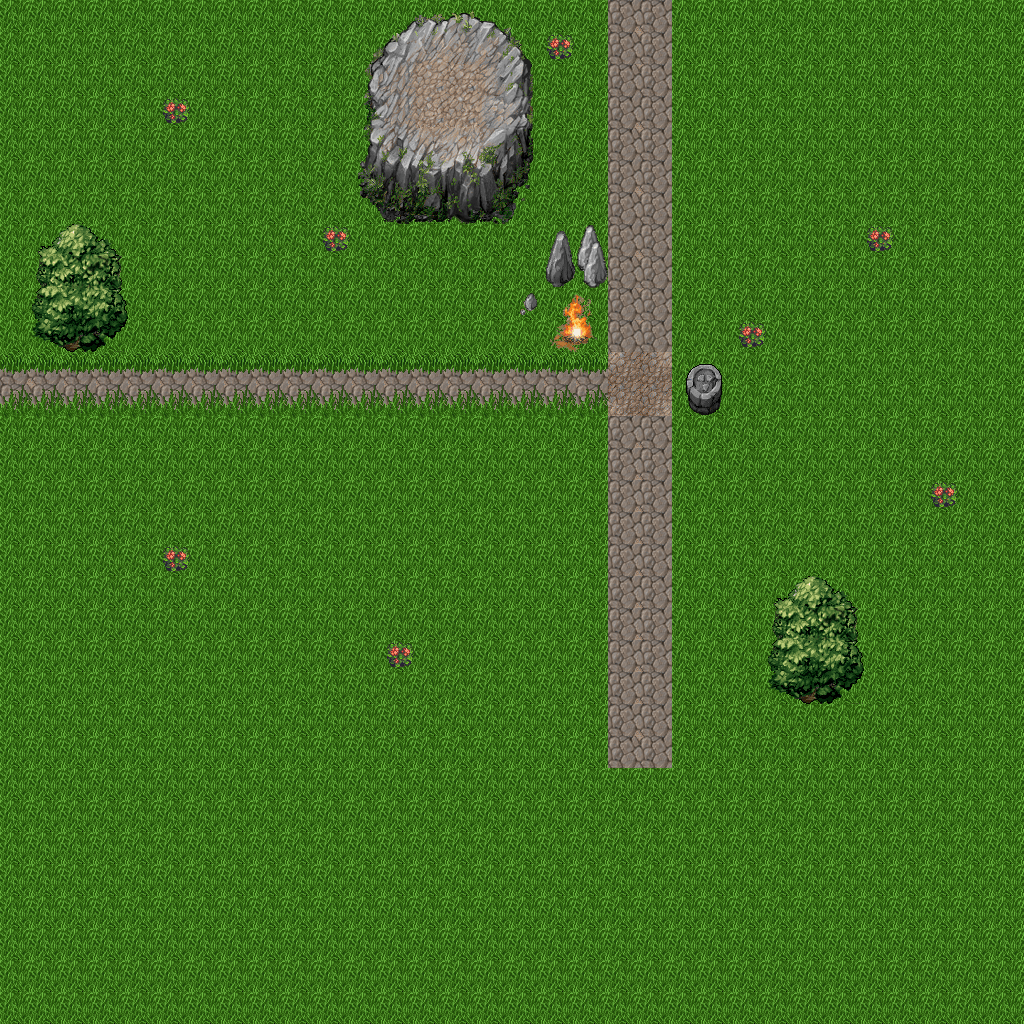

A level layout from a 2D game, rendered from its tile map. Below: a short description, then the map file with tile-grid data replaced by summaries:
An orthogonal 32x32 tile map with 32x32 px tiles, 2 tile layers (Kachelebene 2, Gegenstände).

<map version="1.0" orientation="orthogonal" renderorder="right-down" width="32" height="32" tilewidth="32" tileheight="32" nextobjectid="1">
 <tileset firstgid="1" name="tileset" tilewidth="32" tileheight="32" tilecount="256" columns="16">
  <image source="tileset.png" width="512" height="512" />
 </tileset>
 <layer name="Kachelebene 2" width="32" height="32">
  <data>[1024 cells, 1024 non-empty, 5 distinct tile ids]</data>
 </layer>
 <objectgroup name="objects" />
 <layer name="Gegenstände" width="32" height="32">
  <data>[1024 cells, 129 non-empty, 74 distinct tile ids]</data>
 </layer>
</map>
